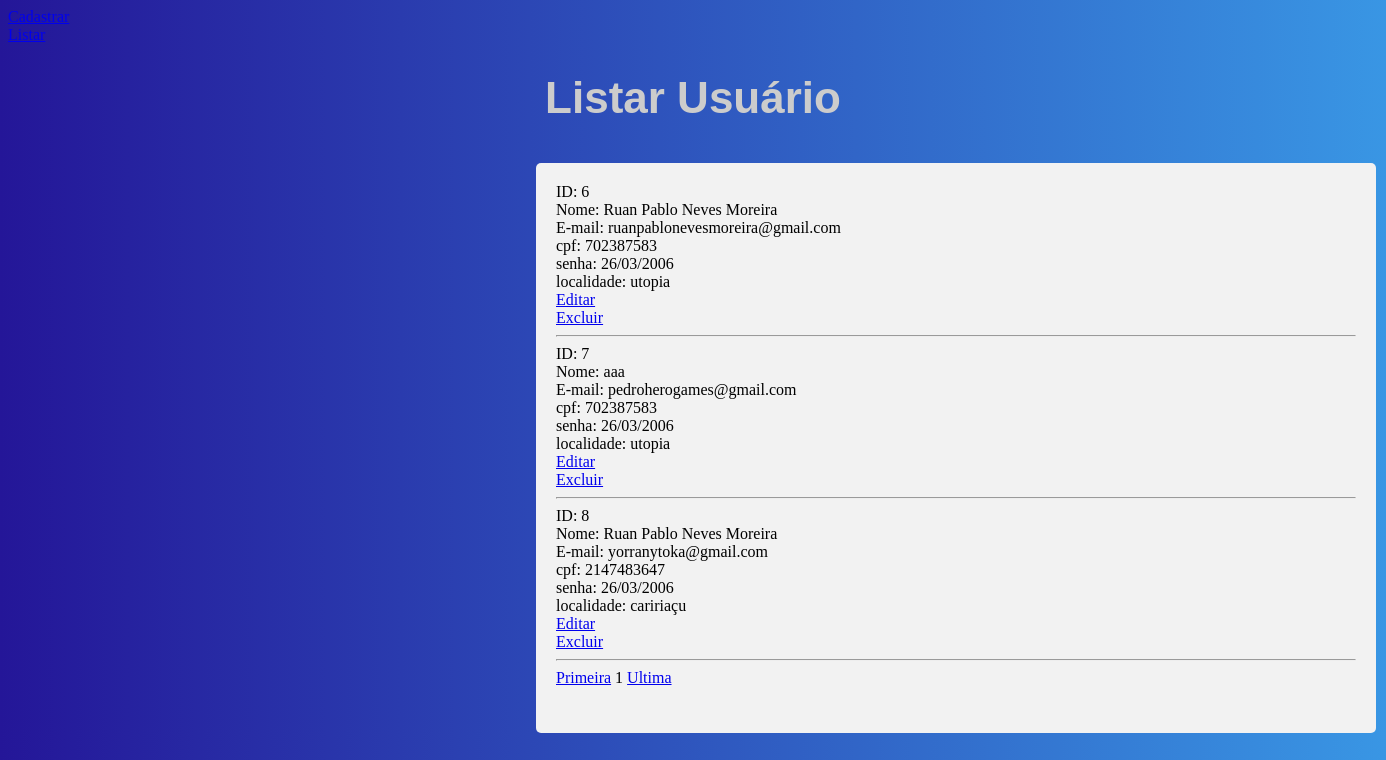
The page /cadastro/listar.php on the database its author committed.
### tables this page shows
CREATE TABLE `tbldados` (
  `id` int(11) NOT NULL,
  `nome` varchar(220) NOT NULL,
  `email` varchar(220) NOT NULL,
  `cpf` int(220) NOT NULL,
  `senha` text NOT NULL,
  `localidade` varchar(220) NOT NULL,
  `created` datetime NOT NULL,
  `modified` datetime DEFAULT NULL
);

### cadastro/listar.php (the view, shortened to what this page needs)
<?php
include_once("conexao.php");
?>
<!DOCTYPE html>
<html lang="pt-br">
	<head>
	</head>
	<body class="backcolor">
		<a href="index.php" type="button" class="box1">Cadastrar</a><br>
		<a href="listar.php">Listar</a><br>
		<h1 class="text" style="text-align: center;">Listar Usuário</h1>
<div class="box">
		<?php
		$pagina_atual = filter_input(INPUT_GET,'pagina', FILTER_SANITIZE_NUMBER_INT);
		$pagina = (!empty($pagina_atual)) ? $pagina_atual : 1;
		$qnt_result_pg = 3;
		$inicio = ($qnt_result_pg * $pagina) - $qnt_result_pg;
		$result_usuarios = "SELECT * FROM tbldados LIMIT $inicio, $qnt_result_pg";
		$resultado_usuarios = mysqli_query($conn, $result_usuarios);
		while($row_usuario = mysqli_fetch_assoc($resultado_usuarios)){
			echo "ID: " . $row_usuario['id'] . "<br>";
			echo "Nome: " . $row_usuario['nome'] . "<br>";
			echo "E-mail: " . $row_usuario['email'] . "<br>";
			echo "cpf: " . $row_usuario['cpf'] . "<br>";
			echo "senha: " . $row_usuario['senha'] . "<br>";
			echo "localidade: " . $row_usuario['localidade'] . "<br>";
			echo "<a href='edit_usuario.php?id=" . $row_usuario['id'] . "'>Editar<a/><br>";
			echo "<a href='proc_apagar_usuario.php?id=" . $row_usuario['id'] . "'>Excluir<a/><br><hr>";
		}
		$result_pg = "SELECT COUNT(id) AS num_result FROM tbldados";
		$resultado_pg = mysqli_query($conn, $result_pg);
		$row_pg = mysqli_fetch_assoc($resultado_pg);
		$quantidade_pg = ceil($row_pg['num_result'] / $qnt_result_pg);
		echo "<a href='listar.php?pagina=1'>Primeira</a> ";
		echo "$pagina ";
		echo "<a href='listar.php?pagina=$quantidade_pg'>Ultima</a>";
		?>
</div>
	</body>
</html>

### cadastro/listar.php (style rules this page uses)
div { border-radius: 5px; background-color: #f2f2f2; padding: 20px; }
.backcolor { background: -webkit-linear-gradient(-180deg, #3996E4, #241698); }
.box { width: 800px; height: 530px; position: relative; left: 528px; top: 10px; }
.text { color: #ccc; font-family: sans-serif; font-size: 44px; }

### rows shown on the page
tbldados: id "6", nome "Ruan Pablo Neves Moreira", email "ruanpablonevesmoreira@gmail.com", cpf "702387583", senha "26/03/2006", localidade "utopia"
tbldados: id "7", nome "aaa", email "pedroherogames@gmail.com", cpf "702387583", senha "26/03/2006", localidade "utopia"
tbldados: id "8", nome "Ruan Pablo Neves Moreira", email "yorranytoka@gmail.com", cpf "2147483647", senha "26/03/2006", localidade "caririaçu"

### other values the page prints
$pagina "1"
